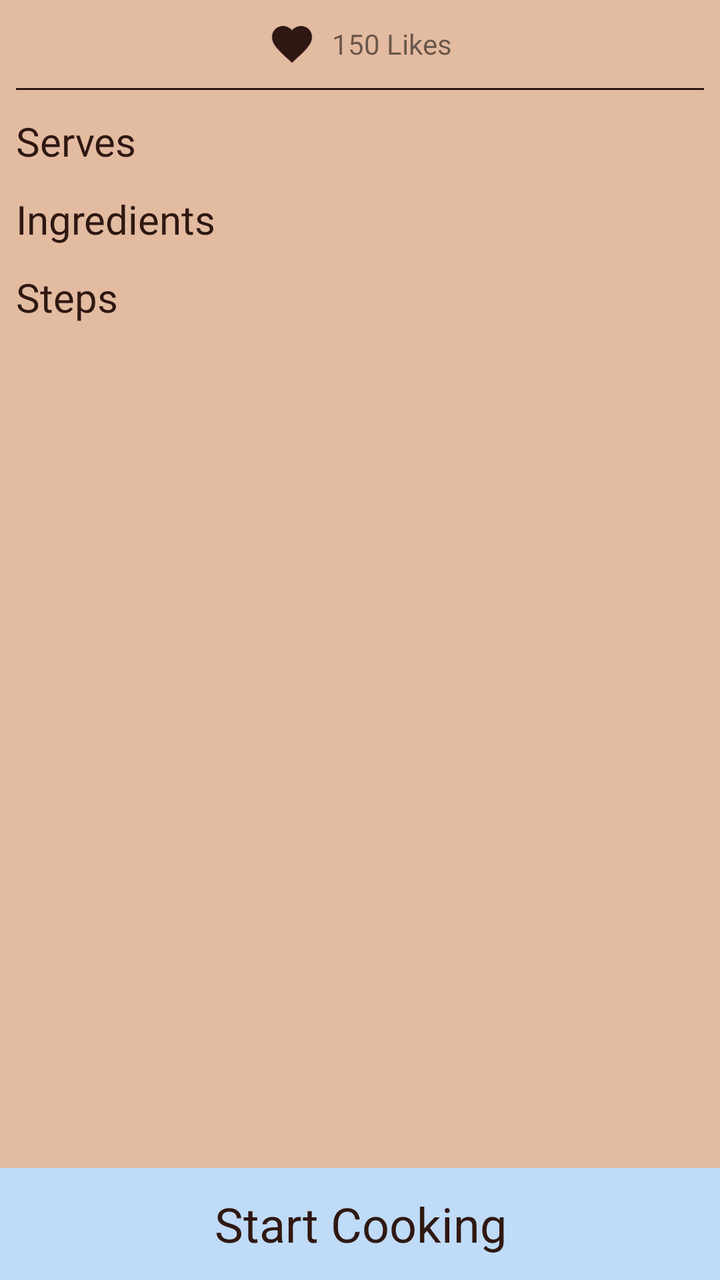
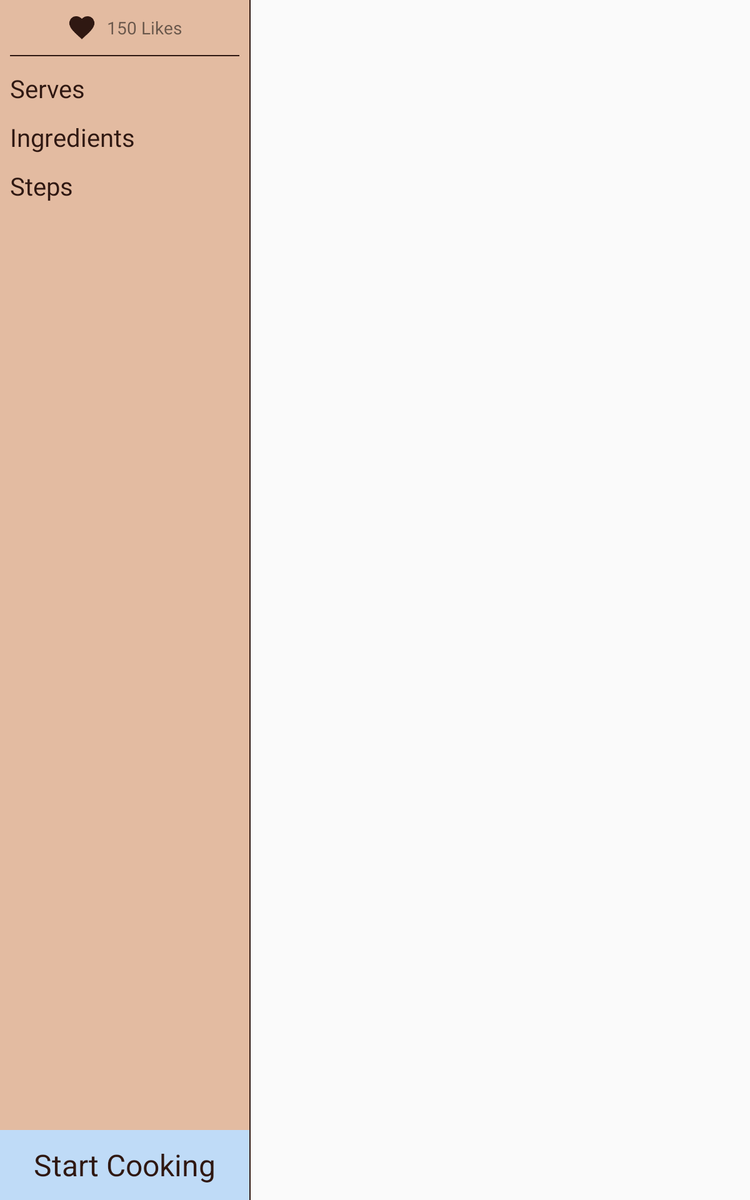

An Android layout and its configuration variant, each rendered on a device that would load it. The default file and the variant file are quoted in full after the pictures.
<!-- AndroidManifest.xml: application theme AppTheme -->
<!-- res/layout/activity_recipe.xml -->
<?xml version="1.0" encoding="utf-8"?>
<android.support.constraint.ConstraintLayout xmlns:android="http://schemas.android.com/apk/res/android"
    xmlns:app="http://schemas.android.com/apk/res-auto"
    xmlns:tools="http://schemas.android.com/tools"
    android:id="@+id/recipe_general_phone_layout"
    android:layout_width="match_parent"
    android:layout_height="match_parent"
    tools:context=".ui.RecipeActivity">

    <ImageView
        android:id="@+id/recipe_background_view"
        android:layout_width="match_parent"
        android:layout_height="match_parent"
        android:adjustViewBounds="true"
        android:background="@color/colorAccent"
        android:contentDescription="@string/recipe_background_view"
        android:scaleType="centerCrop"
        app:layout_constraintBottom_toBottomOf="@+id/recipe_button_view"
        app:layout_constraintEnd_toEndOf="parent"
        app:layout_constraintStart_toStartOf="parent"
        app:layout_constraintTop_toTopOf="parent" />

    <ScrollView
        android:id="@+id/recipe_scroll_view"
        android:layout_width="match_parent"
        android:layout_height="match_parent"
        android:orientation="vertical"
        app:layout_constraintBottom_toTopOf="@id/recipe_button_view"
        app:layout_constraintTop_toTopOf="parent">

        <android.support.constraint.ConstraintLayout
            android:id="@+id/recipe_foreground_container"
            android:layout_width="match_parent"
            android:layout_height="wrap_content">

            
            <View
                android:id="@+id/recipe_background_drop"
                android:layout_width="match_parent"
                android:layout_height="0dp"
                android:background="@drawable/backdrop_gradient"
                app:layout_constraintVertical_weight="1"
                tools:background="@drawable/backdrop_gradient" />

            <TextView
                android:id="@+id/recipe_title"
                android:layout_width="wrap_content"
                android:layout_height="wrap_content"
                android:layout_marginBottom="@dimen/margin_xlarge"
                android:layout_marginLeft="@dimen/margin_xlarge"
                android:layout_marginStart="@dimen/margin_xlarge"
                android:fontFamily="@font/comfortaa_bold"
                android:textColor="@color/colorPrimary"
                android:textSize="@dimen/text_headline"
                app:layout_constraintBottom_toBottomOf="@id/recipe_background_drop"
                app:layout_constraintLeft_toLeftOf="parent"
                tools:targetApi="jelly_bean" />

            <ImageView
                android:id="@+id/recipe_arrow"
                android:layout_width="wrap_content"
                android:layout_height="wrap_content"
                android:contentDescription="@string/icon_arrow"
                android:src="@drawable/arrow"
                app:layout_constraintBottom_toBottomOf="@id/recipe_background_drop"
                app:layout_constraintLeft_toLeftOf="parent"
                app:layout_constraintRight_toRightOf="parent" />

            <android.support.constraint.ConstraintLayout
                android:id="@+id/recipe_constraint_layout_info"
                android:layout_width="match_parent"
                android:layout_height="wrap_content"
                android:background="@color/colorAccent"
                android:paddingLeft="@dimen/margin_medium"
                android:paddingRight="@dimen/margin_medium"
                app:layout_constraintTop_toBottomOf="@id/recipe_background_drop">

                <include
                    android:id="@+id/recipe_layout_like"
                    layout="@layout/layout_like"
                    app:layout_constraintTop_toTopOf="parent" />

                <TextView
                    android:id="@+id/recipe_title_serves"
                    style="@style/TextRecipeMasterTitle"
                    android:layout_marginTop="@dimen/margin_large"
                    android:text="@string/recipe_block_serves"
                    app:layout_constraintTop_toBottomOf="@id/recipe_layout_like" />

                <FrameLayout
                    android:id="@+id/recipe_fragment_container_serves"
                    android:layout_width="match_parent"
                    android:layout_height="wrap_content"
                    app:layout_constraintTop_toBottomOf="@id/recipe_title_serves" />

                <TextView
                    android:id="@+id/recipe_title_ingredients"
                    style="@style/TextRecipeMasterTitle"
                    android:layout_marginTop="@dimen/margin_large"
                    android:text="@string/recipe_block_ingredients"
                    app:layout_constraintTop_toBottomOf="@id/recipe_fragment_container_serves" />

                <FrameLayout
                    android:id="@+id/recipe_fragment_container_ingredients"
                    android:layout_width="match_parent"
                    android:layout_height="wrap_content"
                    app:layout_constraintTop_toBottomOf="@id/recipe_title_ingredients" />

                <TextView
                    android:id="@+id/recipe_title_steps"
                    style="@style/TextRecipeMasterTitle"
                    android:text="@string/recipe_block_steps"
                    app:layout_constraintTop_toBottomOf="@id/recipe_fragment_container_ingredients" />

                <FrameLayout
                    android:id="@+id/recipe_fragment_container_steps"
                    android:layout_width="match_parent"
                    android:layout_height="wrap_content"
                    app:layout_constraintTop_toBottomOf="@id/recipe_title_steps" />

                <View
                    android:id="@+id/recipe_container_filler"
                    android:layout_width="match_parent"
                    android:layout_height="@dimen/container_regular_large"
                    app:layout_constraintTop_toBottomOf="@id/recipe_fragment_container_steps" />

            </android.support.constraint.ConstraintLayout>
        </android.support.constraint.ConstraintLayout>

    </ScrollView>

    <TextView
        android:id="@+id/recipe_button_view"
        style="@style/TextButton"
        android:text="@string/button_start_cooking"
        app:layout_constraintBottom_toBottomOf="parent"
        app:layout_constraintLeft_toLeftOf="parent"
        app:layout_constraintRight_toRightOf="parent" />

</android.support.constraint.ConstraintLayout>
<!-- res/layout/layout_like.xml (included above) -->
<?xml version="1.0" encoding="utf-8"?>
<android.support.constraint.ConstraintLayout xmlns:android="http://schemas.android.com/apk/res/android"
    xmlns:app="http://schemas.android.com/apk/res-auto"
    xmlns:tools="http://schemas.android.com/tools"
    android:id="@+id/recipe_like_constraint_layout"
    android:layout_width="match_parent"
    android:layout_height="match_parent">

    <LinearLayout
        android:id="@+id/recipe_like_linear_layout"
        android:layout_width="match_parent"
        android:layout_height="wrap_content"
        android:gravity="center"
        app:layout_constraintTop_toTopOf="parent">

        <ImageView
            android:id="@+id/recipe_like_icon"
            android:layout_width="@dimen/container_xsmall"
            android:layout_height="@dimen/container_xsmall"
            android:layout_marginBottom="@dimen/margin_small"
            android:layout_marginEnd="@dimen/margin_medium"
            android:layout_marginRight="@dimen/margin_medium"
            android:layout_marginTop="@dimen/margin_medium"
            android:contentDescription="@string/icon_like"
            android:src="@drawable/baseline_favorite" />

        <TextView
            android:id="@+id/recipe_like_text"
            android:layout_width="wrap_content"
            android:layout_height="wrap_content"
            android:layout_marginBottom="@dimen/margin_small"
            android:layout_marginTop="@dimen/margin_medium"
            android:fontFamily="@font/comfortaa"
            android:text="@string/fake_text_likes"
            android:textSize="@dimen/text_body"
            tools:targetApi="jelly_bean" />
    </LinearLayout>

    <View
        android:id="@+id/recipe_like_line"
        android:layout_width="match_parent"
        android:layout_height="@dimen/container_line"
        android:layout_marginTop="@dimen/margin_medium"
        android:background="@color/colorText"
        app:layout_constraintTop_toBottomOf="@id/recipe_like_linear_layout" />

</android.support.constraint.ConstraintLayout>
<!-- resources referenced by this layout -->
<resources>
  <color name="colorAccent">#E3BBA1</color>
  <color name="colorPrimary">#BFDBF7</color>
  <color name="colorText">#2F1812</color>
  <dimen name="container_line">1dp</dimen>
  <dimen name="container_regular_large">60dp</dimen>
  <dimen name="container_xsmall">24dp</dimen>
  <dimen name="margin_large">12dp</dimen>
  <dimen name="margin_medium">8dp</dimen>
  <dimen name="margin_small">4dp</dimen>
  <dimen name="margin_xlarge">16dp</dimen>
  <dimen name="text_body">14sp</dimen>
  <dimen name="text_headline">24sp</dimen>
  <!-- drawable arrow: png bitmap (drawable-hdpi, 673 bytes) -->
  <!-- drawable backdrop_gradient (drawable) -->
  <?xml version="1.0" encoding="utf-8"?>
  <selector xmlns:android="http://schemas.android.com/apk/res/android">
      <item android:state_pressed="false">
          <shape android:shape="rectangle">
              <gradient android:angle="90" android:startColor="@color/colorText" android:centerColor="#00000000" android:endColor="#00000000"  />
          </shape>
      </item>
      <item android:state_pressed="true">
          <shape android:shape="rectangle">
              <gradient android:angle="90"  android:startColor="@color/colorText" android:centerColor="#00000000" android:endColor="#00000000"  />
          </shape>
      </item>
  </selector>
  <!-- drawable baseline_favorite: png bitmap (drawable-ldpi, 361 bytes) -->
  <string name="button_start_cooking">Start Cooking</string>
  <string name="fake_text_likes">150 Likes</string>
  <string name="icon_arrow">Arrow</string>
  <string name="icon_like">Like</string>
  <string name="recipe_background_view">Background View</string>
  <string name="recipe_block_ingredients">Ingredients</string>
  <string name="recipe_block_serves">Serves</string>
  <string name="recipe_block_steps">Steps</string>
  <style name="TextButton">
          <item name="android:layout_weight">1</item>
          <item name="android:layout_width">0dp</item>
          <item name="android:layout_height">@dimen/container_regular_medium</item>
          <item name="android:textSize">@dimen/text_headline</item>
          <item name="android:textColor">@color/colorText</item>
          <item name="android:gravity">center</item>
          <item name="android:background">@color/colorPrimary</item>
      </style>
  <style name="TextRecipeMasterTitle">
          <item name="android:fontFamily" tools:targetApi="jelly_bean">@font/comfortaa_bold</item>
          <item name="android:layout_width">wrap_content</item>
          <item name="android:textColor">@color/colorText</item>
          <item name="android:textSize">@dimen/text_title</item>
          <item name="android:layout_height">wrap_content</item>
          <item name="android:layout_marginLeft">@dimen/margin_xxxlarge</item>
          <item name="android:layout_marginBottom">@dimen/margin_large</item>
          <item name="android:layout_marginTop">@dimen/margin_large</item>
      </style>
  <style name="AppTheme" parent="Theme.AppCompat.Light.DarkActionBar">
          
          <item name="colorPrimary">@color/colorPrimary</item>
          <item name="colorPrimaryDark">@color/colorPrimaryDark</item>
          <item name="colorAccent">@color/colorAccent</item>
      </style>
  <dimen name="container_regular_medium">56dp</dimen>
  <dimen name="text_title">20sp</dimen>
  <dimen name="margin_xxxlarge">32dp</dimen>
  <color name="colorPrimaryDark">#1F7A8C</color>
</resources>
<!-- res/layout-sw600dp/activity_recipe.xml (the repository's variant of the layout above) -->
<!-- drawn on a 7-inch tablet held upright -->
<?xml version="1.0" encoding="utf-8"?>
<LinearLayout xmlns:android="http://schemas.android.com/apk/res/android"
    android:id="@+id/recipe_general_tablet_layout"
    xmlns:app="http://schemas.android.com/apk/res-auto"
    xmlns:tools="http://schemas.android.com/tools"
    android:layout_width="match_parent"
    android:orientation="horizontal"
    android:layout_height="match_parent"
    tools:context=".ui.RecipeActivity">

    <android.support.constraint.ConstraintLayout
        android:id="@+id/recipe_constraint_layout_tablet"
        android:layout_width="0dp"
        android:layout_weight="1"
        android:layout_height="match_parent">

    <ImageView
        android:id="@+id/recipe_background_view"
        android:layout_width="match_parent"
        android:layout_height="match_parent"
        android:adjustViewBounds="true"
        android:background="@color/colorAccent"
        android:contentDescription="@string/recipe_background_view"
        android:scaleType="centerCrop"
        app:layout_constraintBottom_toBottomOf="@+id/recipe_button_view"
        app:layout_constraintEnd_toEndOf="parent"
        app:layout_constraintStart_toStartOf="parent"
        app:layout_constraintTop_toTopOf="parent" />

    <ScrollView
        android:id="@+id/recipe_scroll_view"
        android:layout_width="match_parent"
        android:layout_height="match_parent"
        android:orientation="vertical"
        app:layout_constraintBottom_toTopOf="@id/recipe_button_view"
        app:layout_constraintTop_toTopOf="parent">

        <android.support.constraint.ConstraintLayout
            android:id="@+id/recipe_foreground_container"
            android:layout_width="match_parent"
            android:layout_height="wrap_content">

            
            <View
                android:id="@+id/recipe_background_drop"
                android:layout_width="match_parent"
                android:layout_height="0dp"
                android:background="@drawable/backdrop_gradient"
                app:layout_constraintVertical_weight="1"
                tools:background="@drawable/backdrop_gradient" />

            <TextView
                android:id="@+id/recipe_title"
                android:layout_width="wrap_content"
                android:layout_height="wrap_content"
                android:layout_marginBottom="@dimen/margin_xlarge"
                android:layout_marginLeft="@dimen/margin_xlarge"
                android:layout_marginStart="@dimen/margin_xlarge"
                android:fontFamily="@font/comfortaa_bold"
                android:textColor="@color/colorPrimary"
                android:textSize="@dimen/text_headline"
                app:layout_constraintBottom_toBottomOf="@id/recipe_background_drop"
                app:layout_constraintLeft_toLeftOf="parent"
                tools:targetApi="jelly_bean" />

            <ImageView
                android:id="@+id/recipe_arrow"
                android:layout_width="wrap_content"
                android:layout_height="wrap_content"
                android:contentDescription="@string/icon_arrow"
                android:src="@drawable/arrow"
                app:layout_constraintBottom_toBottomOf="@id/recipe_background_drop"
                app:layout_constraintLeft_toLeftOf="parent"
                app:layout_constraintRight_toRightOf="parent" />

            <android.support.constraint.ConstraintLayout
                android:id="@+id/recipe_constraint_layout_info"
                android:layout_width="match_parent"
                android:layout_height="wrap_content"
                android:background="@color/colorAccent"
                android:paddingLeft="@dimen/margin_medium"
                android:paddingRight="@dimen/margin_medium"
                app:layout_constraintTop_toBottomOf="@id/recipe_background_drop">

                <include
                    android:id="@+id/recipe_layout_like"
                    layout="@layout/layout_like"
                    app:layout_constraintTop_toTopOf="parent" />

                <TextView
                    android:id="@+id/recipe_title_serves"
                    style="@style/TextRecipeMasterTitle"
                    android:layout_marginTop="@dimen/margin_large"
                    android:text="@string/recipe_block_serves"
                    app:layout_constraintTop_toBottomOf="@id/recipe_layout_like" />

                <FrameLayout
                    android:id="@+id/recipe_fragment_container_serves"
                    android:layout_width="match_parent"
                    android:layout_height="wrap_content"
                    app:layout_constraintTop_toBottomOf="@id/recipe_title_serves" />

                <TextView
                    android:id="@+id/recipe_title_ingredients"
                    style="@style/TextRecipeMasterTitle"
                    android:layout_marginTop="@dimen/margin_large"
                    android:text="@string/recipe_block_ingredients"
                    app:layout_constraintTop_toBottomOf="@id/recipe_fragment_container_serves" />

                <FrameLayout
                    android:id="@+id/recipe_fragment_container_ingredients"
                    android:layout_width="match_parent"
                    android:layout_height="wrap_content"
                    app:layout_constraintTop_toBottomOf="@id/recipe_title_ingredients" />

                <TextView
                    android:id="@+id/recipe_title_steps"
                    style="@style/TextRecipeMasterTitle"
                    android:text="@string/recipe_block_steps"
                    app:layout_constraintTop_toBottomOf="@id/recipe_fragment_container_ingredients" />

                <FrameLayout
                    android:id="@+id/recipe_fragment_container_steps"
                    android:layout_width="match_parent"
                    android:layout_height="wrap_content"
                    app:layout_constraintTop_toBottomOf="@id/recipe_title_steps" />

                <View
                    android:id="@+id/recipe_container_filler"
                    android:layout_width="match_parent"
                    android:layout_height="@dimen/container_regular_large"
                    app:layout_constraintTop_toBottomOf="@id/recipe_fragment_container_steps" />

            </android.support.constraint.ConstraintLayout>
        </android.support.constraint.ConstraintLayout>

    </ScrollView>

    <TextView
        android:id="@+id/recipe_button_view"
        style="@style/TextButton"
        android:text="@string/button_start_cooking"
        app:layout_constraintBottom_toBottomOf="parent"
        app:layout_constraintLeft_toLeftOf="parent"
        app:layout_constraintRight_toRightOf="parent" />
    </android.support.constraint.ConstraintLayout>

    <View
        android:layout_width="@dimen/container_line"
        android:layout_height="match_parent"
        android:background="@color/colorText"/>

    <FrameLayout
        android:id="@+id/fragment_video_container_test"
        android:layout_width="0dp"
        android:layout_height="match_parent"
        android:layout_weight="2"/>

</LinearLayout>
